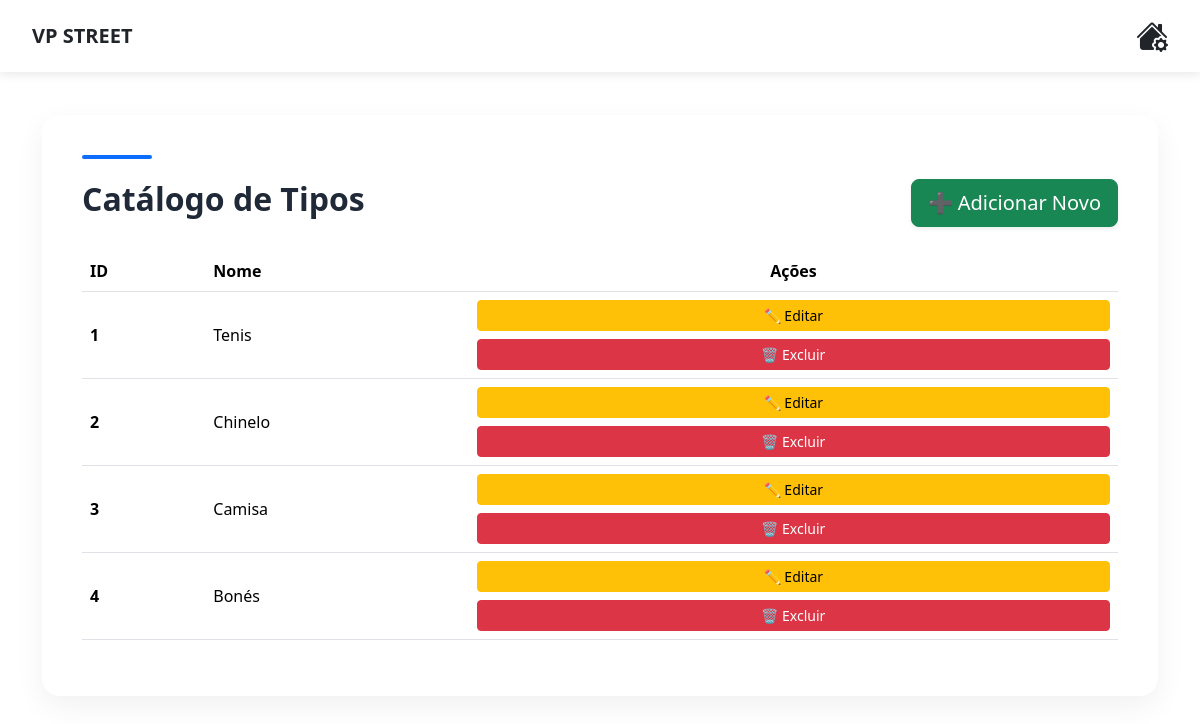
/admin/tipos_lista.php (signed in), run on the app's committed database.
### tables this page shows
CREATE TABLE `tbtipos` (
  `id_tipo` int(11) NOT NULL,
  `nome_tipo` varchar(15) NOT NULL
);

### admin/tipos_lista.php (the view, shortened to what this page needs)
<?php
include("../Connections/conn_produtos.php");
$consulta = "
    SELECT *
    FROM tbtipos
    ORDER BY id_tipo ASC
";
$lista = $conn_produtos->query($consulta);
$row = $lista->fetch_assoc();
?>
<!DOCTYPE html>
<html lang="pt-br">
<head>
    <link href="https://cdn.jsdelivr.net/npm/bootstrap@5.3.2/dist/css/bootstrap.min.css" rel="stylesheet">
</head>
<body class="fundoBanner">
<?php include("menu.php"); ?>
<div class="container">
    <div class="card-custom">
        <div class="header-bar"></div>
        <div class="d-flex justify-content-between align-items-center mb-4">
            <h2 class="page-title">Catálogo de Tipos</h2>
            <a href="tipos_insere.php" class="btn btn-success btn-lg btn-custom shadow-sm">
                ➕ Adicionar Novo
            </a>
        </div>
        <div class="table-responsive mt-4">
            <table class="table table-hover align-middle">
                <thead>
                    <tr>
                        <th>ID</th>
                        <th>Nome</th>
                        <th class="text-center">Ações</th>
                    </tr>
                </thead>
                <tbody>
                <?php do { ?>
                    <tr>
                        <td><strong><?php echo $row['id_tipo']; ?></strong></td>
                        <td><?php echo $row['nome_tipo']; ?></td>
                        <td class="text-center">
                            <a
                                href="tipos_atualiza.php?id_tipo=<?php echo $row['id_tipo']; ?>"
                                class="btn btn-warning btn-sm w-100 mb-2 btn-custom">
                                ✏ Editar
                            </a>
                            <button
                                class="btn btn-danger btn-sm w-100 btn-custom delete"
                                data-id="<?php echo $row['id_tipo']; ?>"
                                data-nome="<?php echo $row['nome_tipo']; ?>">
                                🗑 Excluir
                            </button>
                        </td>
                    </tr>
                <?php } while ($row = $lista->fetch_assoc()); ?>
                </tbody>
            </table>
        </div>
    </div>
</div>
</body>
</html>

### admin/tipos_lista.php (style rules this page uses)
body { background:#fff; min-height:100vh; }
.card-custom { border-radius: 18px; padding: 40px; background: #fff; box-shadow: 0 10px 30px rgba(0,0,0,0.06); margin-top: 40px; }
.page-title { font-weight: 700; font-size: 32px; color: #1f2937; }
.header-bar { height: 4px; width: 70px; background: #0d6efd; border-radius: 10px; margin-bottom: 20px; }
thead { background: #0d6efd; color: white; }
.btn-custom { border-radius: 10px; font-weight: 600; }

### admin/menu.php (style rules this page uses)
body { padding-top: 75px !important; }

### data on the page
tbtipos: id_tipo "1", nome_tipo "Tenis"
tbtipos: id_tipo "2", nome_tipo "Chinelo"
tbtipos: id_tipo "3", nome_tipo "Camisa"
tbtipos: id_tipo "4", nome_tipo "Bonés"
